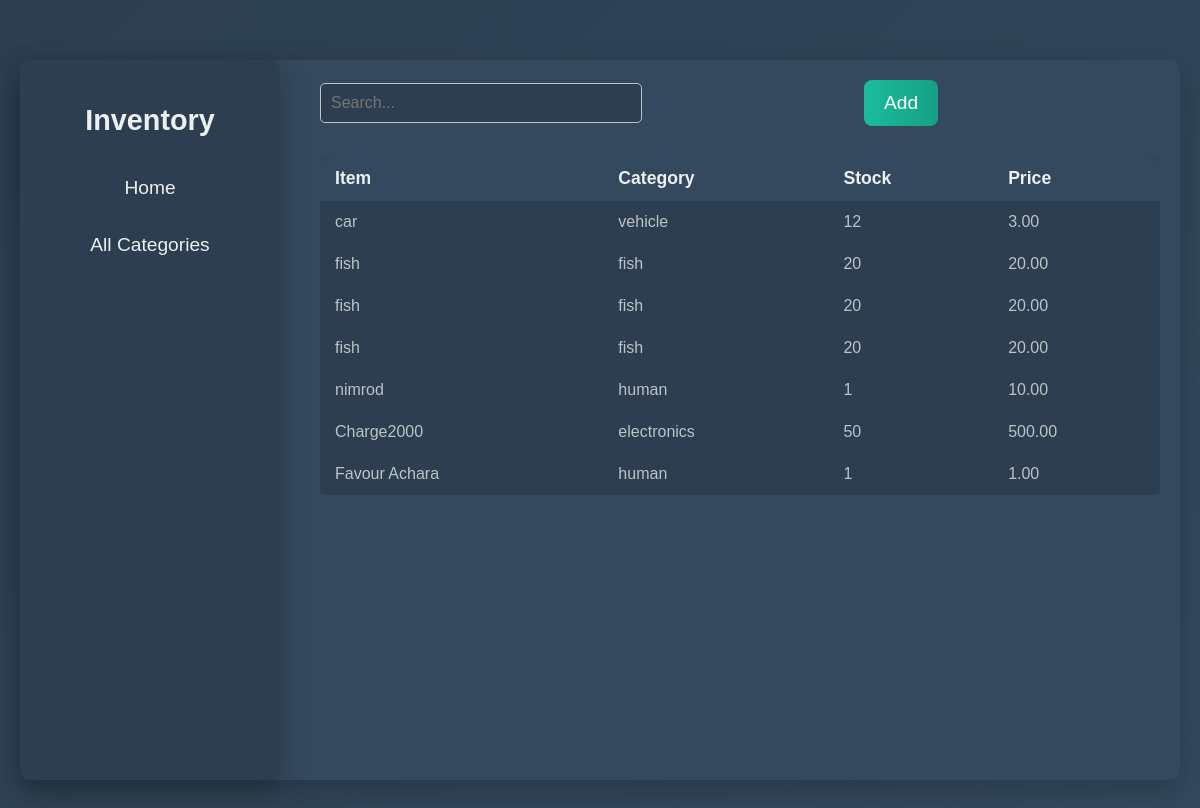
The app's page /home (signed in) with its own data.
### newer/models.py (models this page shows, shortened)
class Inventory(models.Model):
    item_name = models.CharField(max_length=100)
    category = models.CharField(max_length=100)
    stock = models.IntegerField()
    price = models.DecimalField(max_digits=10, decimal_places=2)

### newer/views.py (the view)
# urls.py: 2. Add a URL to urlpatterns:  path('', views.home, name='home')
@login_required(login_url='signin')
def home(request):
    products = Inventory.objects.all()
    return render(request, 'home.html', {'products': products})

### templates/home.html (shortened to what this page needs)
{% load static %}
<!DOCTYPE html>
<html lang="en">
<head>
    <link rel="stylesheet" href="{% static 'css/hometwo.css' %}">
</head>
<body>
    <div class="container">
        <aside class="sidebar">
            <h2>Inventory</h2>
            <ul>
                <li><a href="home">Home</a></li>
                <li><a href="/categories">All Categories</a></li>
            </ul>
        </aside>
        <main class="main-content">
            <div class="header">
                <input type="text" placeholder="Search..." class="search-bar">
                <a href="/add" class='btn Add'>Add<a/>
            </div>
            <div class="table-container">
                <table class="inventory-table">
                    <thead>
                        <tr>
                            <th>Item</th>
                            <th>Category</th>
                            <th>Stock</th>
                            <th>Price</th>
                        </tr>
                    </thead>
                    <tbody>
                        {% for product in products %}
                        <tr>
                            <td>{{ product.item_name }}</td>
                            <td>{{ product.category }}</td>
                            <td>{{ product.stock }}</td>
                            <td>{{ product.price }}</td>
                        </tr>
                        {% endfor %}
                    </tbody>
                </table>
            </div>
        </main>
    </div>
</body>
</html>

### static/css/hometwo.css (style rules this page uses)
body { background: linear-gradient(135deg, #2C3E50, #34495E); font-family: 'Helvetica', 'Arial', sans-serif; margin: 0; display: flex; justify-content: center; align-items: center; min-height: 100vh; padding: 20px; }
.container { display: flex; min-height: 90vh; max-width: 1200px; width: 100%; background-color: #34495E; border-radius: 10px; box-shadow: 0px 10px 30px rgba(0, 0, 0, 0.2); }
.sidebar { background-color: #2C3E50; color: #ECF0F1; padding: 20px; width: 220px; border-radius: 10px; box-shadow: 0px 10px 30px rgba(0, 0, 0, 0.2); }
.sidebar h2 { text-align: center; font-size: 1.8rem; margin-bottom: 30px; }
.sidebar ul { list-style: none; padding: 0; }
.sidebar ul li { margin: 15px 0; text-align: center; }
.sidebar ul li a { color: #ECF0F1; text-decoration: none; font-size: 1.2rem; display: block; padding: 10px; border-radius: 5px; transition: background-color 0.3s ease; }
.main-content { flex-grow: 1; padding: 20px; margin-left: 20px; }
.header { display: flex; justify-content: space-between; align-items: center; margin-bottom: 30px; }
.search-bar { padding: 10px; width: 300px; border-radius: 5px; border: 1px solid #BDC3C7; background-color: #2C3E50; color: #ECF0F1; font-size: 1rem; transition: all 0.3s ease; }
.btn.Add { background: linear-gradient(to right, #1ABC9C, #16A085); color: white; padding: 12px 20px; border-radius: 8px; text-decoration: none; font-size: 1.2rem; text-align: center; cursor: pointer; transition: background 0.3s ease; }
.table-container { margin-top: 20px; overflow-x: auto; }
.inventory-table { width: 100%; border-collapse: collapse; background-color: #2C3E50; border-radius: 10px; box-shadow: 0px 10px 30px rgba(0, 0, 0, 0.2); overflow: hidden; }
.inventory-table thead { background-color: #34495E; color: #ECF0F1; }
.inventory-table th { padding: 12px 15px; text-align: left; font-size: 1.1rem; }
.inventory-table tbody tr { background-color: #2C3E50; color: #BDC3C7; }
.inventory-table td { padding: 12px 15px; text-align: left; font-size: 1rem; }

### records on screen
Inventory: item_name "car", category "vehicle", stock "12", price "3.00"
Inventory: item_name "fish", category "fish", stock "20", price "20.00"
Inventory: item_name "fish", category "fish", stock "20", price "20.00"
Inventory: item_name "fish", category "fish", stock "20", price "20.00"
Inventory: item_name "nimrod", category "human", stock "1", price "10.00"
Inventory: item_name "Charge2000", category "electronics", stock "50", price "500.00"
Inventory: item_name "Favour Achara", category "human", stock "1", price "1.00"
